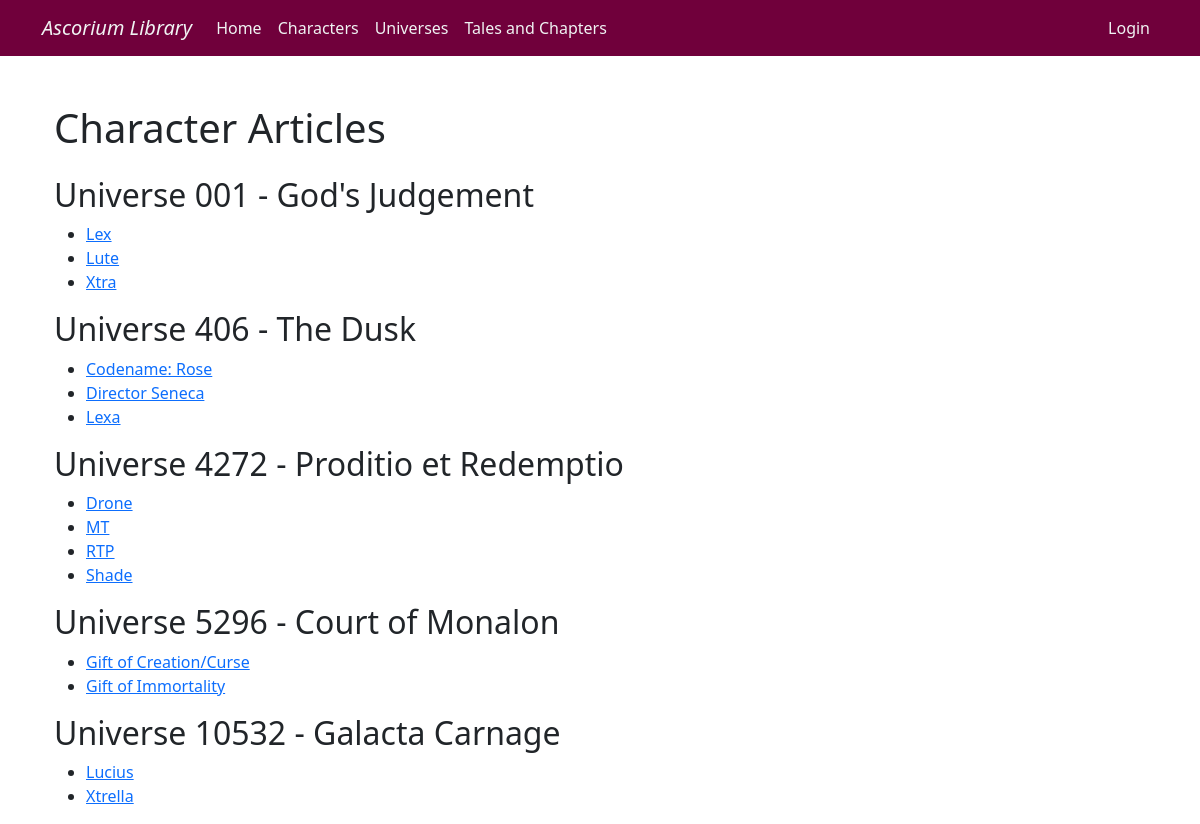
The app's page /CharacterArticles/ with its own data.
### Story_Database/models.py (models this page shows, shortened)
class UniverseDatabase(models.Model):   #Universe Database
    Name=models.CharField(max_length=64)
    UniverseAuthor=models.CharField(max_length=64, null=True)   #can be left empty, since multiple authors for a Universe could exist since they can be large projects of work
    UniverseNumber=models.PositiveIntegerField(unique=True)     #primary key using unique=True
    UniverseDescription=models.TextField() #textfield for the description that can vary in size depending on how creative the user is

class CharacterDatabase(models.Model):  #Character database
    Name = models.CharField(max_length=64)
    Author = models.CharField(max_length=64, editable=False)   #the author is not editable, it is linked to the account that made it
    CharacterDescription = models.TextField()
    UniverseNumber = models.ForeignKey(UniverseDatabase, on_delete=models.CASCADE)  #foreign key to Unieverse Database, and so upon deletion of a universe no characters from it exist and so .cascade is added
    Tags = models.ManyToManyField("self", blank=True, symmetrical=False)    #relations to other characters from Character database  (symmetrical since it doesnt go both ways always) blank because it can be left empty

### Story_Database/views.py (the view)
# urls.py: path('CharacterArticles/', views.CharacterArticles, name='CharacterArticles'),
def CharacterArticles(request):
       Universes=UniverseDatabase.objects.order_by("UniverseNumber") #create Universes which is the model of UniverseDatabase but orders it based on Universe Number
       CharacterDictionary = {     #create a dictionary storing characters with their relevant universe they live in (foreign key)
              universe: CharacterDatabase.objects.filter(UniverseNumber=universe).order_by("Name") #ordered by name so characters can be found in their universe alphabetically
              for universe in Universes #loops for each universe for all Universes (Database)
       }
       for universe, characters in CharacterDictionary.items():
        print(f"Universe: {universe.Name}, Characters: {characters.count()}")
       context = {"CharacterDictionary":CharacterDictionary} #create context for teh dictionary for html file
       return render(request, "CharacterArticles.html", context) #render the html file and send the context

### Story_Database/templates/CharacterArticles.html (shortened to what this page needs)
{% extends "base.html" %}
{% block content %}
<div class="container mt-5">
    <h1 class="mb-4">Character Articles</h1>
    {% for universe, characters in CharacterDictionary.items %}
    <h2>Universe {{ universe.UniverseNumber|stringformat:"03d" }} - {{ universe.Name }}</h2>
    <ul>
        {% for character in characters %}
            <li>
                <a href="{% url 'CharacterPage' character.id %}">{{ character.Name }}</a>
            </li>
        {% empty %}
            <p>No characters have yet to be created within this Universe, will you be the first?</p>
        {% endfor %}
    </ul>
    {% endfor %}
</div>
{% endblock %}

### records on screen
UniverseDatabase: UniverseNumber "001", Name "God's Judgement"
CharacterDatabase: Name "Lex"
CharacterDatabase: Name "Lute"
CharacterDatabase: Name "Xtra"
UniverseDatabase: UniverseNumber "406", Name "The Dusk"
CharacterDatabase: Name "Codename: Rose"
CharacterDatabase: Name "Director Seneca"
CharacterDatabase: Name "Lexa"
UniverseDatabase: UniverseNumber "4272", Name "Proditio et Redemptio"
CharacterDatabase: Name "Drone"
CharacterDatabase: Name "MT"
CharacterDatabase: Name "RTP"
CharacterDatabase: Name "Shade"
UniverseDatabase: UniverseNumber "5296", Name "Court of Monalon"
CharacterDatabase: Name "Gift of Creation/Curse"
CharacterDatabase: Name "Gift of Immortality"
UniverseDatabase: UniverseNumber "10532", Name "Galacta Carnage"
CharacterDatabase: Name "Lucius"
CharacterDatabase: Name "Xtrella"
